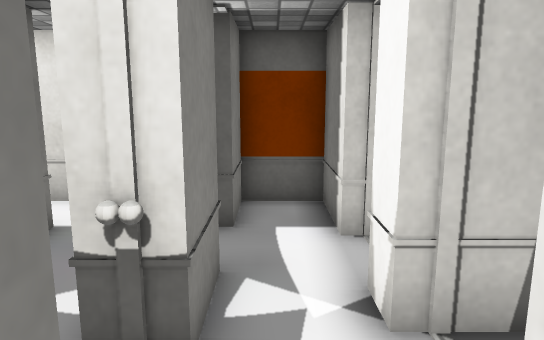
[1] (above)

23 first-person views from a walk through a Unity game level. The camera is 1.2 m above the floor, tilts 10° down and sees 70° across. The floor is counted in squares, 0.5 m on a side. Each view is taken from the middle of a square. On the plan, view 1 faces up. The plan holds only what a view shows up to about 20 squares ahead; the rest is blank. The place goes on beyond the plan. The player character is not drawn. Door leaves are left out, so doorways stand open. Some surface patterns are stand-ins.

[2]
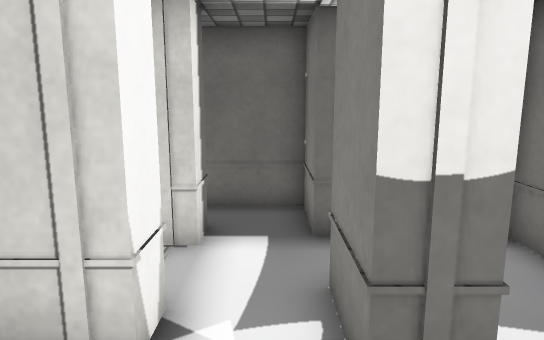

[3]
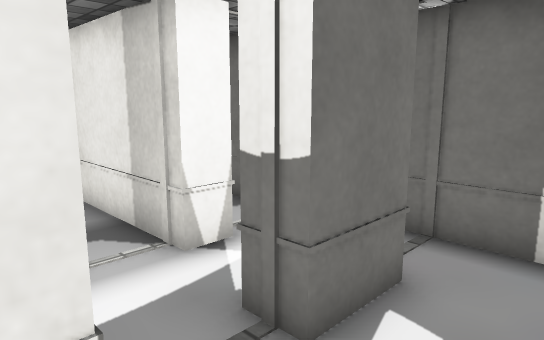

[4]
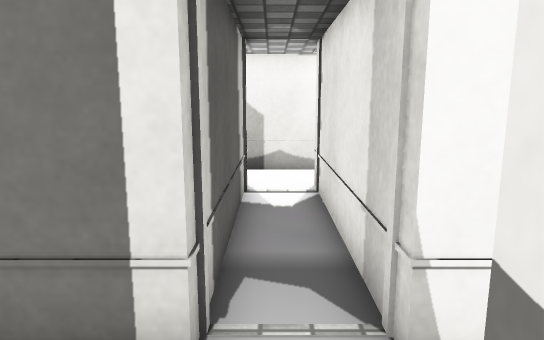

[5]
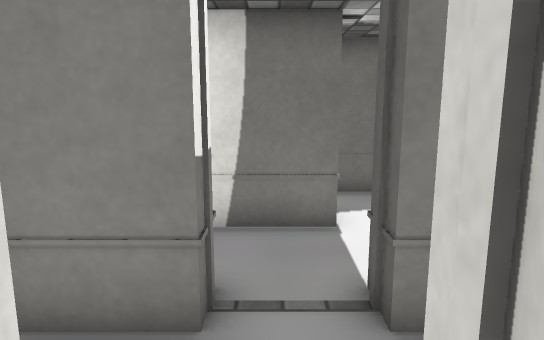

[6]
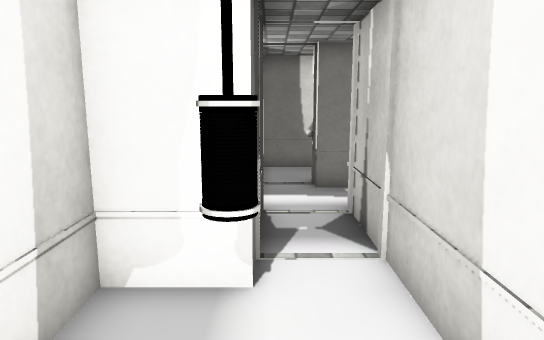

[7]
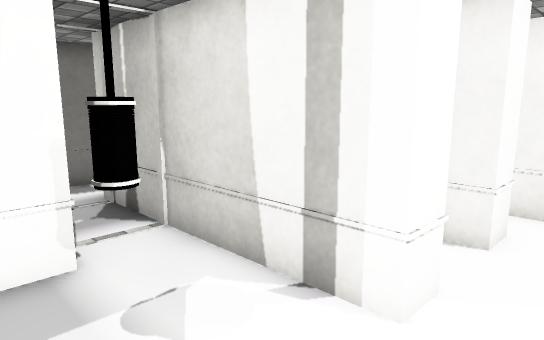

[8]
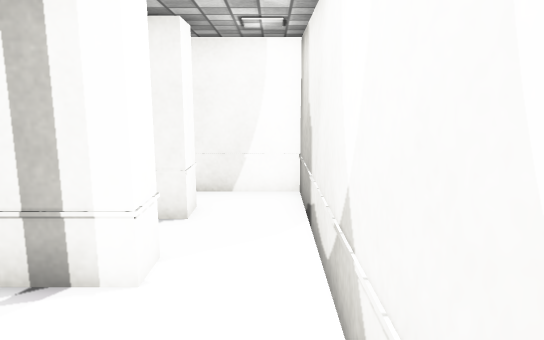

[9]
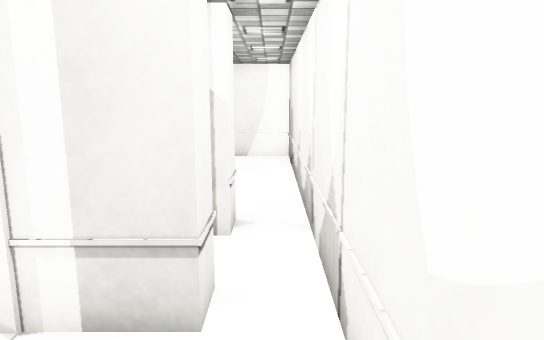

[10]
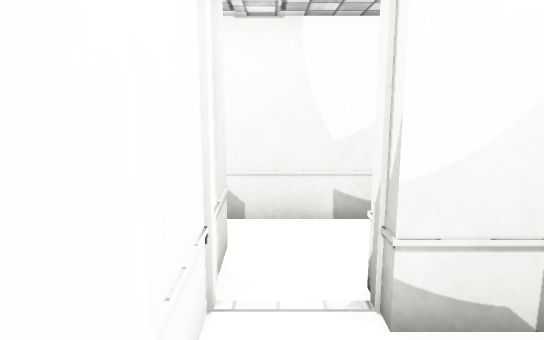

[11]
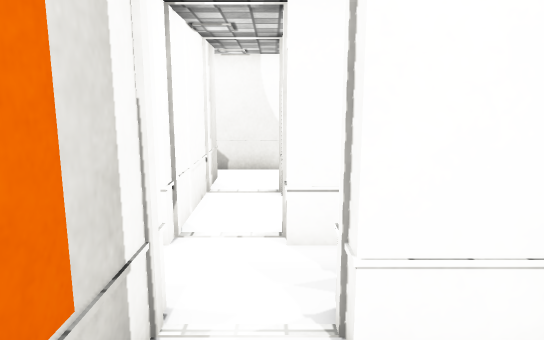

[12]
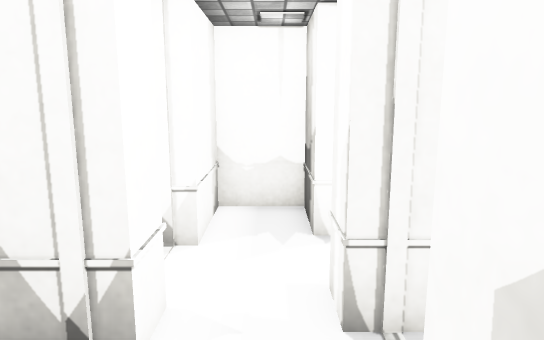

[13]
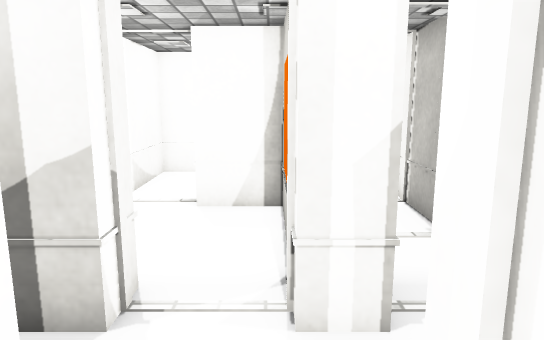

[14]
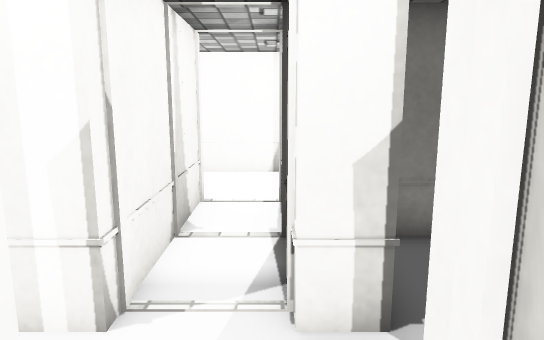

[15]
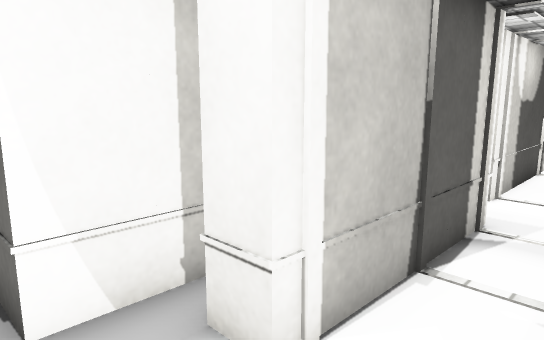

[16]
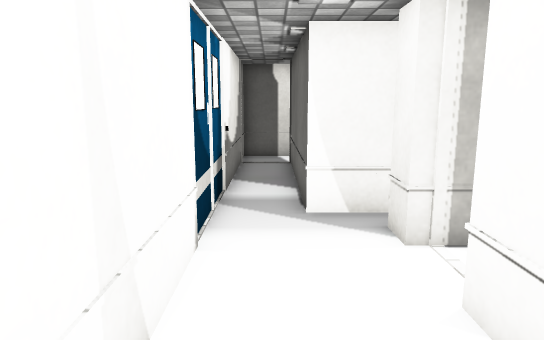

[17]
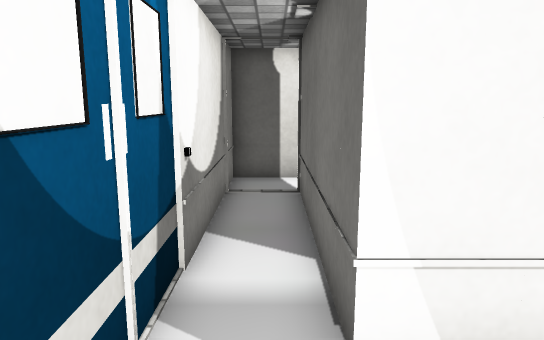

[18]
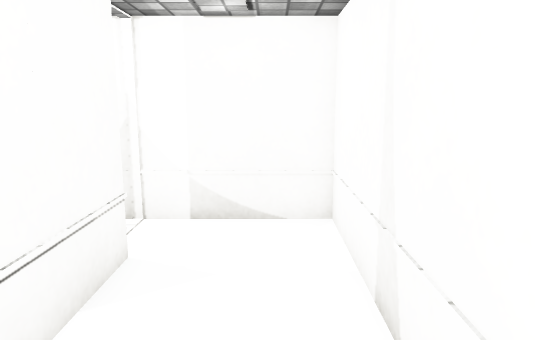

[19]
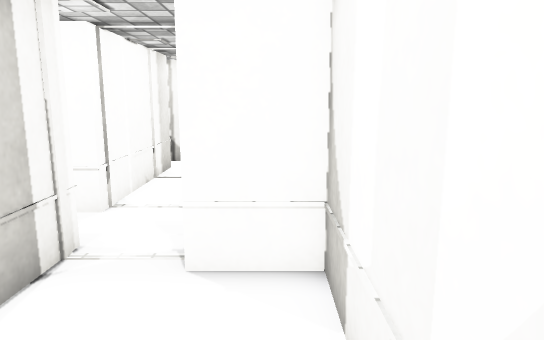

[20]
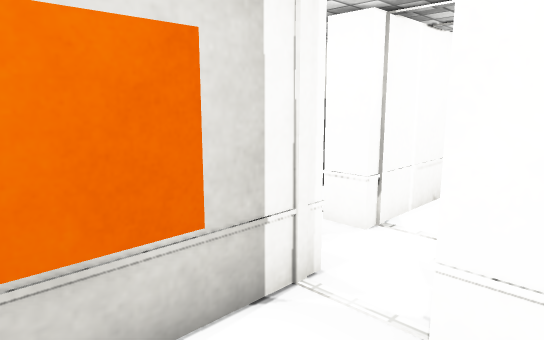

[21]
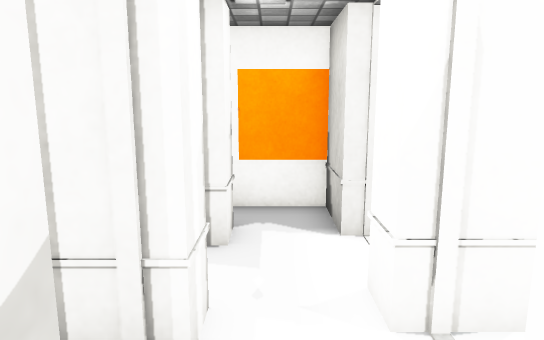

[22]
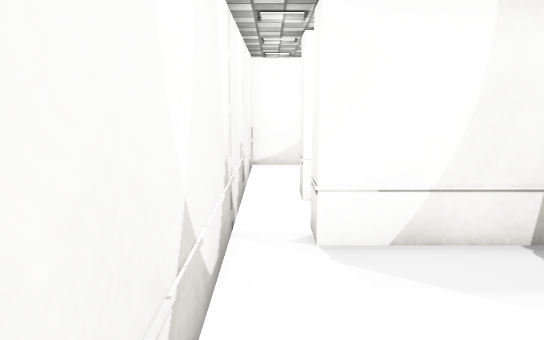

[23]
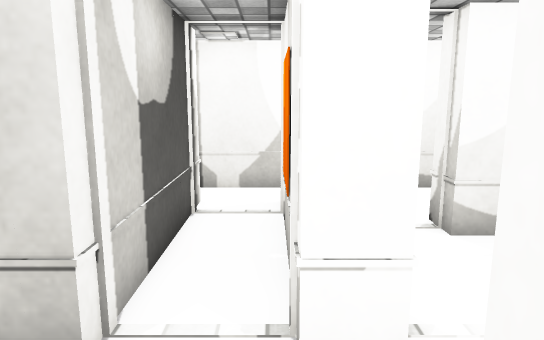

### Floor plan
Points are (right, up) in squares from view 1. A wall is a line through its corners. A room is listed if a view was taken in it or the views show most of it. See-through windows are left out.
Room 1 (view 1)
walls: (1.2, 0.6) (1.2, 1.8); (-0.7, 1.2) (-0.7, -0.7) (1.6, -0.7)
ways out: opening at (0, 1) to room 2; opening at (1.5, 0) to room 7
Room 2 (view 2)
walls: (-0.7, 5.2) (-0.7, 3.2); (1.2, 3.8) (1.2, 4.7); (1.2, 6.7) (1.2, 9.2) (-0.7, 9.2) (-0.7, 7.3)
ways out: opening at (0, 1) to room 1; opening at (-1.5, 2) to room 3; open door at (-1, 6.5) to room 3; open door at (2, 5.5) to room 4; open door at (2, 2.5) to room 14
Room 3 (views 3, 4)
walls: (-4.2, 7.4) (-4.2, 1.2); (-0.7, 3.2) (-1.8, 3.2) (-1.8, 5.2) (-0.7, 5.2); (-0.7, 7.3) (-1.8, 7.3) (-1.8, 7.8); (-3, 1.2) (-0.7, 1.2); (-4.9, 9.2) (-7.2, 9.2) (-7.2, 7)
ways out: opening at (-1.5, 2) to room 2; open door at (-1, 6.5) to room 2; open door at (-6.5, 7) to room 11
Room 4 (view 5)
walls: (1.2, 4.7) (9.3, 4.7); (9.3, 6.7) (1.2, 6.7)
ways out: open door at (2, 5.5) to room 2; open door at (8, 5.5) to room 5
Room 5 (views 6, 7, 8, 22)
walls: (9.3, 4.7) (9.3, 3.8) (3.9, 3.8); (5.3, 1.8) (5.3, -0.2) (10.3, -0.2) (10.3, -1.3); (9.3, 7.9) (9.3, 6.7); (11.8, -2.6) (11.8, 9.2) (8.9, 9.2)
ways out: open door at (8, 5.5) to room 4; opening at (11, -2) to room 6; open door at (9, -2.5) to room 10; open door at (4, 2.5) to room 14
objects: other object (7, 2)
Room 6 (view 9)
walls: (7.7, -6.2) (8.9, -6.2); (9.9, -8.8) (11.8, -8.8) (11.8, -2.6); (10.3, -3.2) (10.3, -4.3) (8.1, -4.3)
ways out: opening at (11, -2) to room 5; open door at (8, -5.5) to room 9
Room 7 (views 10, 12, 21)
walls: (2.3, -3.7) (2.3, -4.8); (4.2, -4.3) (4.2, -3.2); (2.3, -6.7) (2.3, -8.8) (4.2, -8.8) (4.2, -6.2) (4.9, -6.2); (4.2, -1.3) (4.2, 0.7) (2, 0.7); (2.3, -0.6) (2.3, -1.8)
ways out: opening at (1.5, 0) to room 1; open door at (2, -5.5) to room 8; open door at (5, -5.5) to room 9; open door at (5, -2.5) to room 10; open door at (2, -2.5) to room 12
Room 8 (views 11, 20)
walls: (-3, -8.8) (1.2, -8.8) (1.2, -6.7) (2.3, -6.7); (2.3, -4.8) (-2.7, -4.8) (-2.7, -6.9)
ways out: open door at (2, -5.5) to room 7; open door at (-3, -7.5) to room 11
Room 9 (view 13)
walls: (7.7, -7.9) (7.7, -6.2); (8.1, -4.3) (4.2, -4.3)
ways out: open door at (8, -5.5) to room 6; open door at (5, -5.5) to room 7
Room 10 (view 14)
walls: (4.2, -3.2) (10.3, -3.2); (10.3, -1.3) (4.2, -1.3)
ways out: open door at (9, -2.5) to room 5; open door at (5, -2.5) to room 7
Room 11 (views 15, 16, 17, 18, 19)
walls: (-7.2, -1.6) (-7.2, -8.8) (-3, -8.8); (-3.7, -1.8) (-3.7, -0.6); (-3, 0.2) (-5.2, 0.2) (-5.2, 7.4); (-3.7, -6.7) (-3.7, -3.7); (-7.2, 7) (-7.2, -1.4)
ways out: open door at (-6.5, 7) to room 3; open door at (-3, -7.5) to room 8; open door at (-3, -2.5) to room 13
Room 12 (view 23)
walls: (-1, -3.7) (2.3, -3.7); (2.3, -1.8) (-1, -1.8)
ways out: open door at (2, -2.5) to room 7; open door at (-1, -2.5) to room 13
Room 13 (no view inside)
walls: (-1, -1.8) (-3.7, -1.8); (-3.7, -3.7) (-1, -3.7)
ways out: open door at (-3, -2.5) to room 11; open door at (-1, -2.5) to room 12
Room 14 (no view inside)
walls: (3.9, 3.8) (1.2, 3.8); (1.2, 1.8) (5.3, 1.8)
ways out: open door at (2, 2.5) to room 2; open door at (4, 2.5) to room 5

Where each view was taken, in squares from view 1:
view 1: 0 up, 0 right, facing up
view 2: 8 up, 0 right, facing down
view 3: 8 up, 4 left, facing down-right
view 4: 6 up, 2 left, facing right
view 5: 6 up, 3 right, facing left
view 6: 2 up, 10 right, facing left
view 7: 0 up, 11 right, facing up-left
view 8: 1 down, 11 right, facing up
view 9: 8 down, 11 right, facing up
view 10: 5 down, 4 right, facing right
view 11: 6 down, 2 left, facing right
view 12: 0 up, 3 right, facing down
view 13: 5 down, 6 right, facing left
view 14: 2 down, 6 right, facing left
view 15: 4 down, 6 left, facing up-right
view 16: 8 down, 6 left, facing up
view 17: 3 down, 6 left, facing up
view 18: 1 down, 6 left, facing down
view 19: 8 down, 4 left, facing right
view 20: 8 down, 2 left, facing up-right
view 21: 8 down, 3 right, facing up
view 22: 6 up, 11 right, facing down
view 23: 3 down, 1 right, facing right
